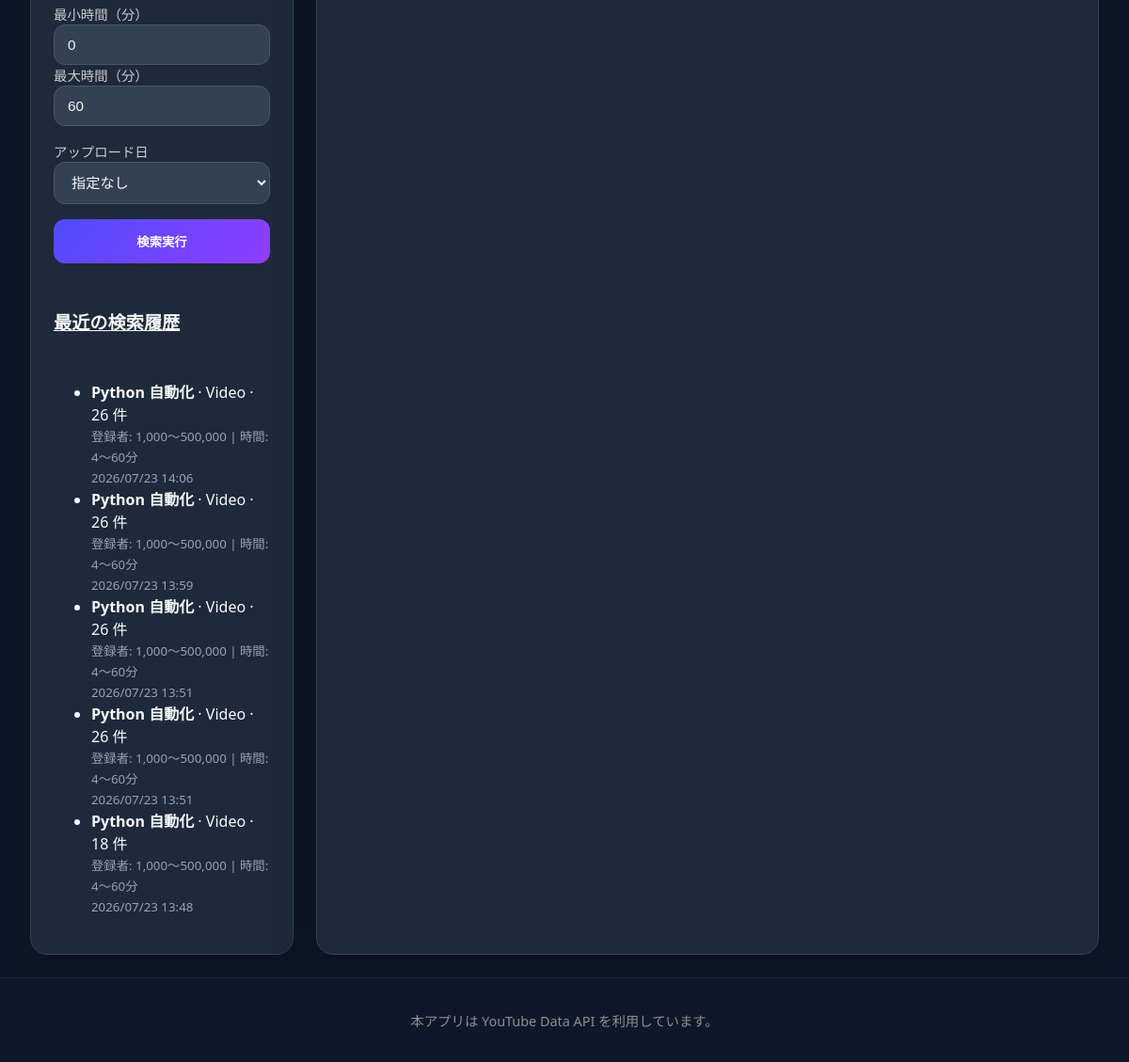
Before: / (signed in, lower part) with the older database file.
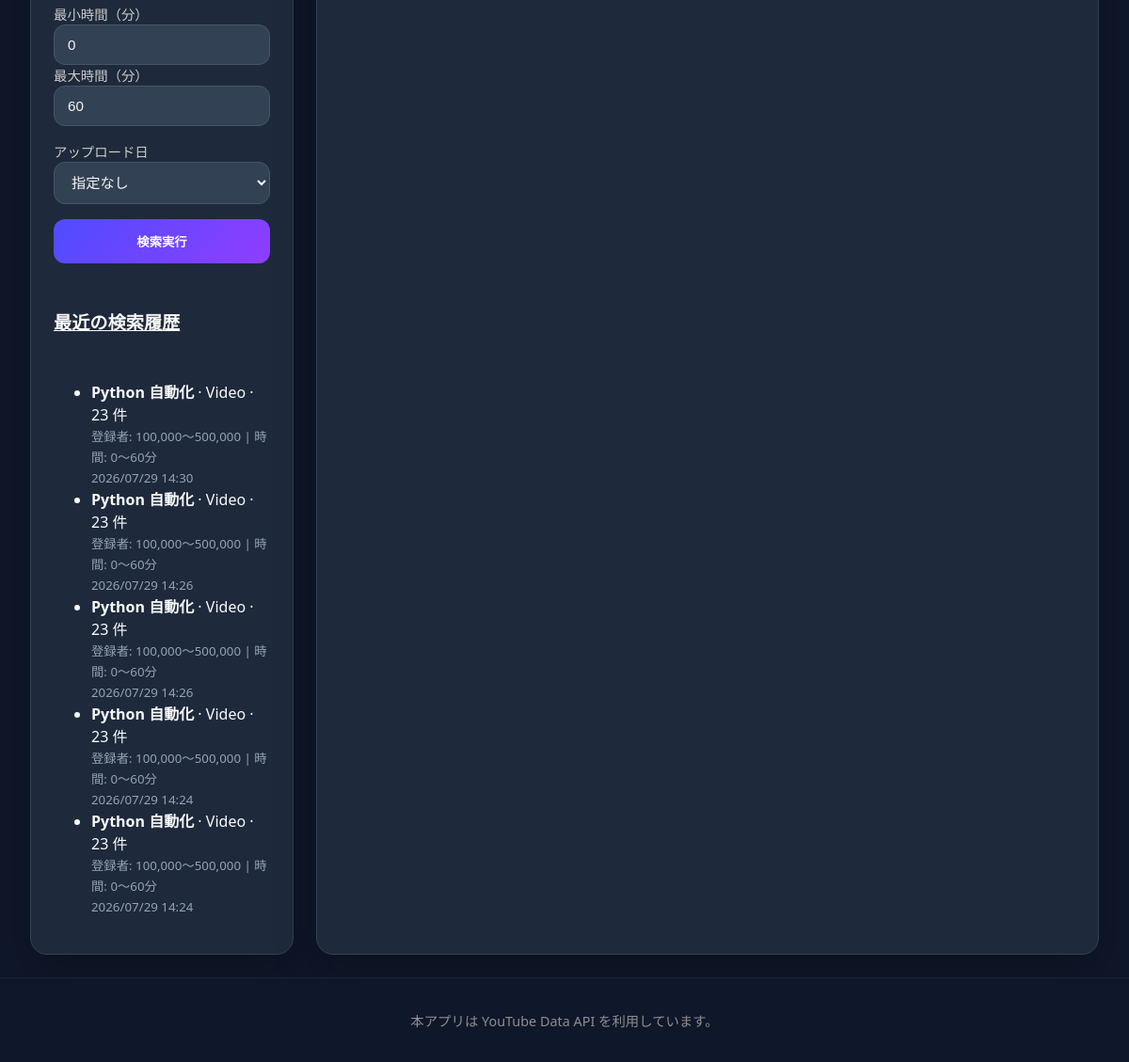
After: the same page with the newer database file.
### youtube_app/models.py (models this page shows, shortened)
class SearchHistory(models.Model):
    target = models.CharField(max_length=16, default='video')
    query = models.CharField(max_length=255)
    order = models.CharField(max_length=32, default='viewCount')
    lower_threshold = models.PositiveIntegerField(default=100000)
    upper_threshold = models.PositiveIntegerField(default=500000)
    min_duration = models.PositiveIntegerField(default=0)
    max_duration = models.PositiveIntegerField(default=60)
    date_option = models.CharField(max_length=16, default='none')
    results_count = models.PositiveIntegerField(default=0)
    created_at = models.DateTimeField(auto_now_add=True)
    user = models.ForeignKey(User, on_delete=models.CASCADE, related_name='search_histories', null=True, blank=True)
    class Meta:
        ordering = ['-created_at']

### youtube_app/views.py (the view, shortened to what this page needs)
# urls.py: path('', views.search_view, name='search'),
def search_view(request):
    if request.user.is_authenticated and not request.GET and 'last_search_params' in request.session:
        saved_params = request.session['last_search_params']
        context = get_query_parameters(request) # デフォルト値で初期化
        context.update(saved_params)            # 保存されていた値で上書き
    else:
        context = get_query_parameters(request)
    context['base_query_string'] = build_query_string_without_select(request)
    context['is_video_mode'] = context['target'] == 'video'
    context['results'] = []
    context['error_message'] = ''
    favorite_lists = []
    if request.user.is_authenticated:
        for i in range(1, 6):
            obj, created = FavoriteList.objects.get_or_create(
                user=request.user, index=i,
                defaults={'name': f'リスト {i}'}
            )
            favorite_lists.append(obj)
    context['favorite_lists'] = favorite_lists
    has_results_in_session = request.user.is_authenticated and 'last_search_results' in request.session
    context['recent_history'] = SearchHistory.objects.filter(user=request.user)[:5] if request.user.is_authenticated else []
    return render(request, 'youtube_app/search.html', context)

### youtube_app/views.py (called while the page is built)
def get_query_parameters(request: HttpRequest) -> dict:
    return {
        'target': request.GET.get('target', 'video'),
        'query': request.GET.get('query', ''),
        'order': request.GET.get('order', 'viewCount'),
        'lower_threshold': int(request.GET.get('lower_threshold', 100000) or 100000),
        'upper_threshold': int(request.GET.get('upper_threshold', 500000) or 500000),
        'min_duration': int(request.GET.get('min_duration', 0) or 0),
        'max_duration': int(request.GET.get('max_duration', 60) or 60),
        'date_option': request.GET.get('date_option', 'none'),
        'selected_video_id': request.GET.get('select', ''),
    }

def build_query_string_without_select(request):
    params = request.GET.copy()
    params.pop('select', None)
    return params.urlencode()

### youtube_app/templates/youtube_app/search.html (shortened to what this page needs)
{% load static humanize %}
<!DOCTYPE html>
<html lang="ja">
<head>
    <link rel="stylesheet" href="{% static 'youtube_app/style.css' %}">
</head>
<body>
    <div class="page-shell">
        <main class="layout-grid">
            <section class="panel sidebar-panel">
                <div class="panel-card">
                    <form method="get" class="search-form">
                        <div class="field-group columns-2 video-filter">
                            <div>
                                <label for="min_duration">最小時間（分）</label>
                                <input id="min_duration" name="min_duration" type="number" min="0" value="{{ min_duration }}">
                            </div>
                            <div>
                                <label for="max_duration">最大時間（分）</label>
                                <input id="max_duration" name="max_duration" type="number" min="0" value="{{ max_duration }}">
                            </div>
                        </div>
                        <div class="field-group video-filter">
                            <label for="date_option">アップロード日</label>
                            <select id="date_option" name="date_option">
                                <option value="none" {% if date_option == 'none' %}selected{% endif %}>指定なし</option>
                            </select>
                        </div>
                        <div class="actions">
                            <button type="submit" class="primary-button">検索実行</button>
                        </div>
                    </form>
                </div>
                {% if user.is_authenticated %}
                    <div class="panel-card history-panel">
                        <h2><a href="{% url 'youtube_app:history' %}" style="color: inherit; text-decoration: underline;">最近の検索履歴</a></h2>
                        {% if recent_history %}
                            <ul class="history-list">
                                {% for history in recent_history %}
                                    <li>
                                        <strong>{{ history.query }}</strong> · {{ history.target|title }} · {{ history.results_count }} 件<br>
                                        <small style="color: #94a3b8;">
                                            登録者: {{ history.lower_threshold|intcomma }}〜{{ history.upper_threshold|intcomma }}
                                            {% if history.target == 'video' %}| 時間: {{ history.min_duration }}〜{{ history.max_duration }}分{% endif %}<br>
                                            {{ history.created_at|date:'Y/m/d H:i' }}
                                        </small>
                                    </li>
                                {% endfor %}
                            </ul>
                        {% else %}
                            <div class="message info">検索履歴はまだありません。</div>
                        {% endif %}
                    </div>
                {% endif %}
            </section>
            <section class="panel results-panel">
            </section>
        </main>
        <footer class="app-footer">
            <p>本アプリは YouTube Data API を利用しています。</p>
        </footer>
    </div>
</body>
</html>

Changed rows visible on the page:
no longer on this page (row unchanged): SearchHistory: query "Python 自動化", target "Video", results_count "26", lower_threshold "1,000", upper_threshold "500,000", min_duration "4", max_duration "60", created_at "2026/07/23 14:06"
no longer on this page (row unchanged): SearchHistory: query "Python 自動化", target "Video", results_count "26", lower_threshold "1,000", upper_threshold "500,000", min_duration "4", max_duration "60", created_at "2026/07/23 13:59"
no longer on this page (row unchanged): SearchHistory: query "Python 自動化", target "Video", results_count "26", lower_threshold "1,000", upper_threshold "500,000", min_duration "4", max_duration "60", created_at "2026/07/23 13:51"
no longer on this page (row unchanged): SearchHistory: query "Python 自動化", target "Video", results_count "26", lower_threshold "1,000", upper_threshold "500,000", min_duration "4", max_duration "60", created_at "2026/07/23 13:51"
no longer on this page (row unchanged): SearchHistory: query "Python 自動化", target "Video", results_count "18", lower_threshold "1,000", upper_threshold "500,000", min_duration "4", max_duration "60", created_at "2026/07/23 13:48"
added SearchHistory: query "Python 自動化", target "Video", results_count "23", lower_threshold "100,000", upper_threshold "500,000", min_duration "0", max_duration "60", created_at "2026/07/29 14:30"
added SearchHistory: query "Python 自動化", target "Video", results_count "23", lower_threshold "100,000", upper_threshold "500,000", min_duration "0", max_duration "60", created_at "2026/07/29 14:26"
added SearchHistory: query "Python 自動化", target "Video", results_count "23", lower_threshold "100,000", upper_threshold "500,000", min_duration "0", max_duration "60", created_at "2026/07/29 14:26"
added SearchHistory: query "Python 自動化", target "Video", results_count "23", lower_threshold "100,000", upper_threshold "500,000", min_duration "0", max_duration "60", created_at "2026/07/29 14:24"
added SearchHistory: query "Python 自動化", target "Video", results_count "23", lower_threshold "100,000", upper_threshold "500,000", min_duration "0", max_duration "60", created_at "2026/07/29 14:24"
